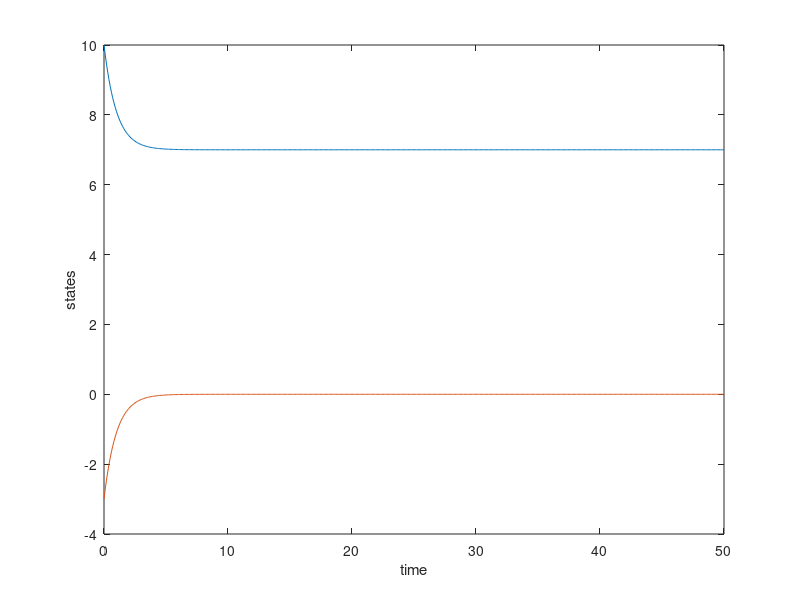
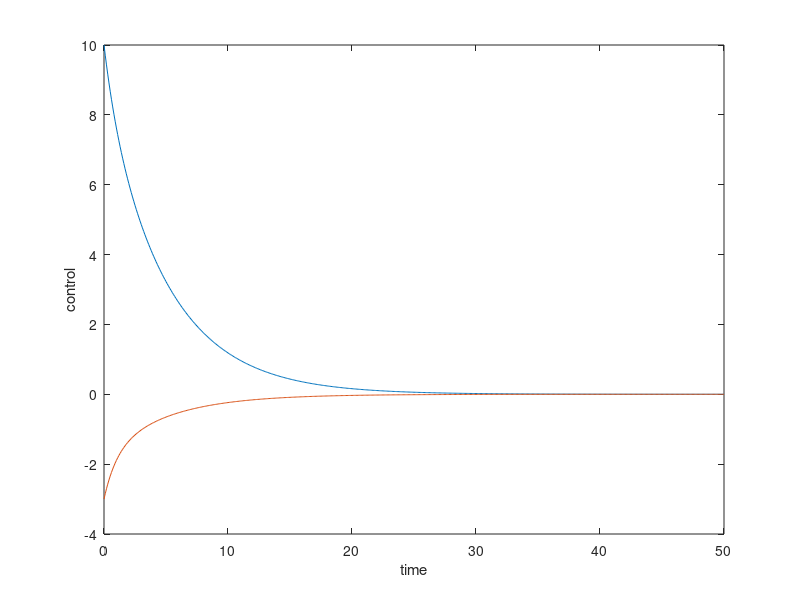
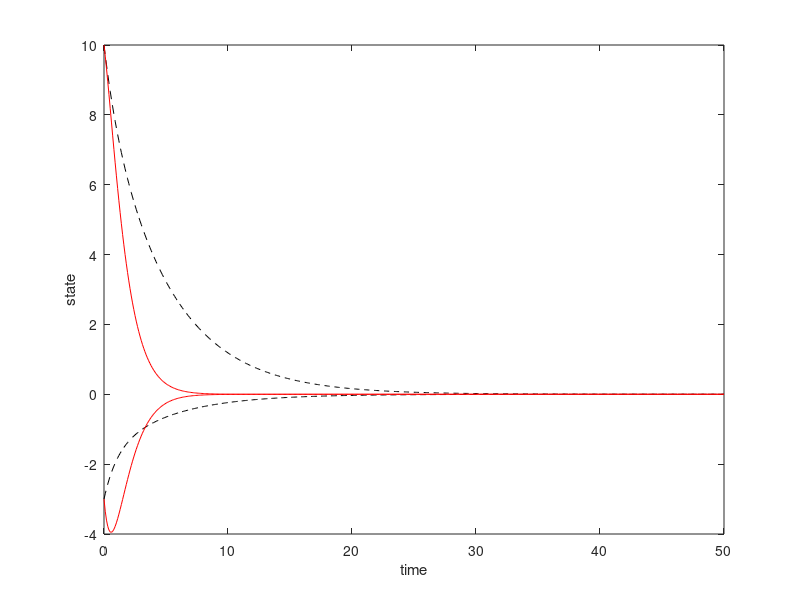
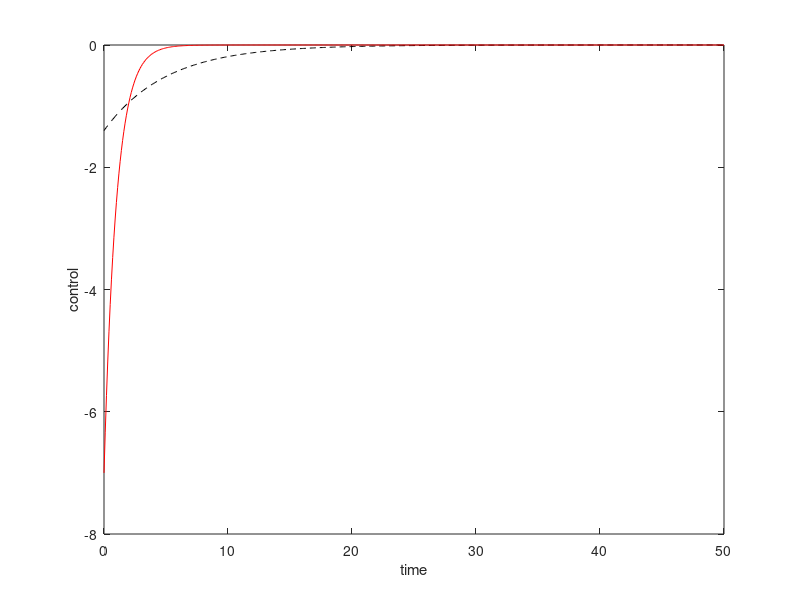

The MATLAB source for these figures, in order:
%% LQR design example -- as in slides

% state space model of the example

% model
A = [0  1; 0 -1];
B = [0; 1];
C = [0 1];
D = 0;
ex_1 =ss(A,B,C,D);

% open loop simulation
t = 0:0.1:50;
u = 0*ones(size(t));

x0 = [10; -3];

[Y,T,X]=lsim(ex_1,u,t,x0);

% drawing
% figure(1)
% plot(t,u)
% 
% xlabel('time')
% ylabel('input')

figure(1)
plot(t,X)

xlabel('time')
ylabel('states')

% figure(3)
% plot(t,Y)
% 
% xlabel('time')
% ylabel('output')


%% state feedback using pole placement
P_old = eig(A)

pause(1)

% new poles
p1 = -1;
p2 = -0.2;

P_sf = [p1 p2];

% use pole placement to get K
K = place(A,B,P_sf);

%% optimal control

Q=[1 0;0 1];
R =1;
[K_opt P_opt E_opt] =lqr(A,B,Q,R)
P_test_opt=care(A,B,Q,R)
K_test_opt = inv(R)*B'*P_opt
test_eig = eig(A-B*K_opt)
pause(1)
% optimal closed-loop system
sys_cl_opt=ss(A-B*K_opt,B,C,D);

% closed-loop system
sys_cl=ss(A-B*K,B,C,D);

%% simulation of closed-loop with state feedback
u = 0*ones(size(t));
[Y,T,X]=lsim(sys_cl,u,t,x0);
[Y,T,X_opt]=lsim(sys_cl_opt,u,t,x0);


% figure(4)
% plot(t,u)

% 
% xlabel('time')
% ylabel('input')

figure(4)
plot(t,X)

xlabel('time')
ylabel('state')


xlabel('time')
ylabel('control')


figure(6)
plot(t,X,'k--',t,X_opt,'r-')

xlabel('time')
ylabel('state')

figure(7)
plot(t,-K(1)*X(:,1)-K(2)*X(:,2),'k--',t,-K_opt(1)*X_opt(:,1)-K_opt(2)*X_opt(:,2),'r-')

xlabel('time')
ylabel('control')
